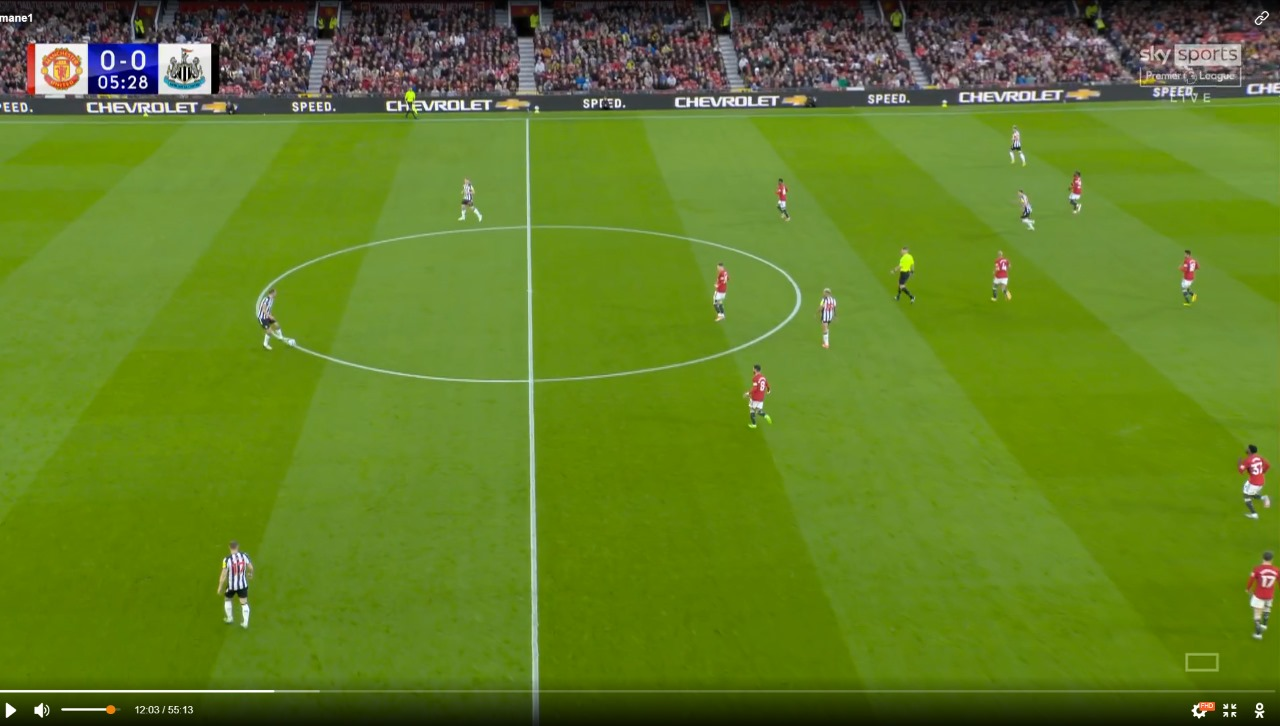
#> input picture inference/test.jpeg, 1280 x 726 px
$ python -i image_process.py   (imports and definitions only)
#> lines starting #> are read from the running program, lines starting #| are printed output that depends on the picture; after the words box and inside, x2 and y2 are one past the last pixel; in counts of white or black regions, pixels touching at a corner belong together
#> further down, picture is the input picture: shape (726, 1280, 3); mean B, G, R 36.1, 126.6, 98.3
import cv2
import numpy as np

# [8 lines left out: function apply_binary_mask, not called in this run]


def remove_green_pixels(img):
    lower_green = np.array([30, 40, 40])
    upper_green = np.array([60, 255, 255])
    hsv = cv2.cvtColor(img, cv2.COLOR_BGR2HSV)
#> hsv: shape (726, 1280, 3); mean H, S, V 51.5, 183.6, 129.1
    mask = cv2.inRange(hsv, lower_green, upper_green)
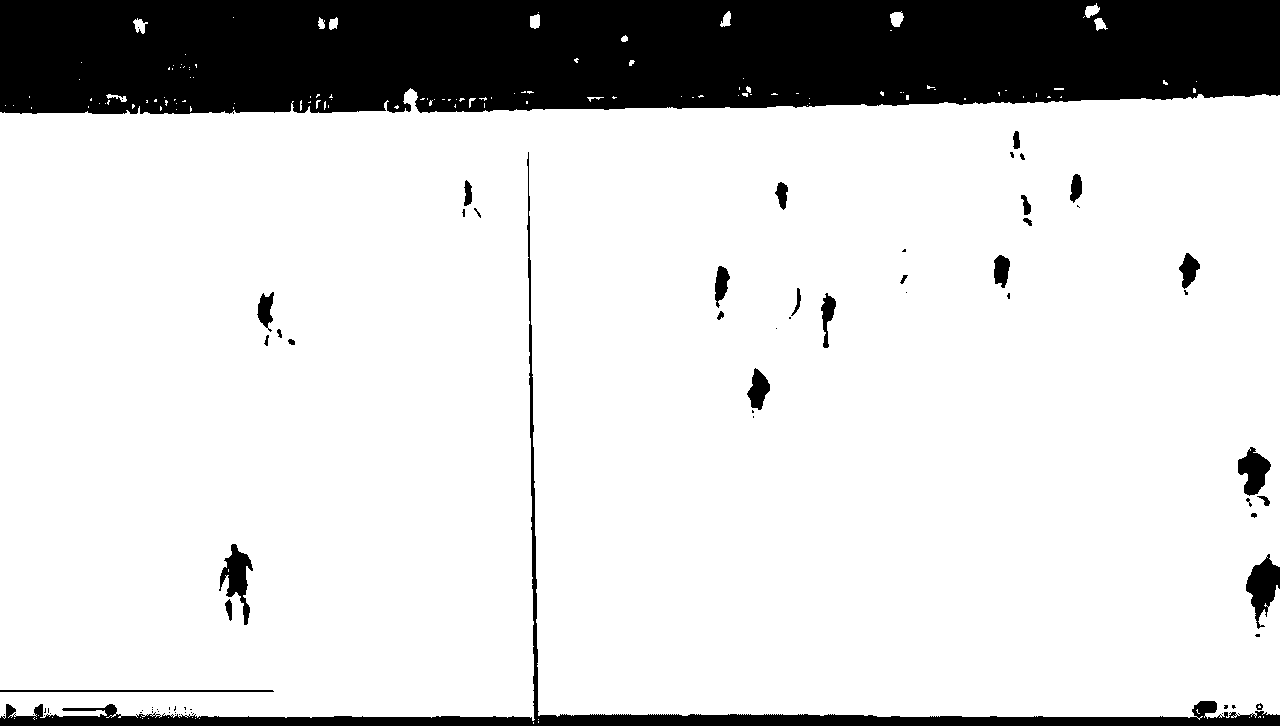
#> mask: shape (726, 1280); 82.9% white; 72 black regions (41 under 20 px), largest, box (x1, y1, x2, y2) and area: (0, 0, 1280, 114) 135489, (0, 152, 1280, 726) 15070, (1246, 554, 1280, 629) 1320
    mask = cv2.bitwise_not(mask, mask)
    res = cv2.bitwise_and(img, img, mask=mask)
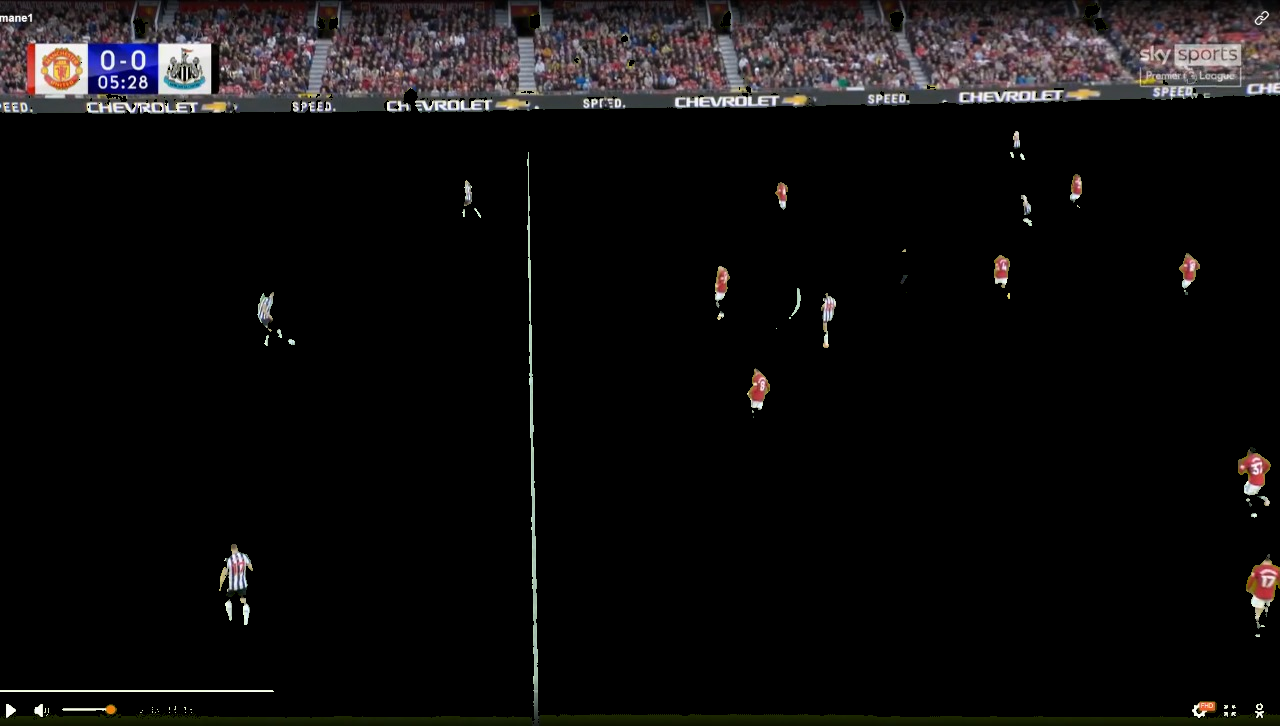
#> res: shape (726, 1280, 3); mean B, G, R 13.7, 13.4, 14.9
    return res


def remove_black_pixels(img):
    color_mask = np.any(img != [0, 0, 0], axis=-1)
    return img[color_mask]


def bgr_to_hsv_color(img):
    return np.array([bgr_to_hsv(b, g, r) for b, g, r in img])


# [24 lines left out: functions bgr_to_hsv, hsv_to_bgr, bgr_to_spherical, spherical_to_bgr, not called in this run]


def bgr_to_hex(bgr):
    return '#%02x%02x%02x' % (int(bgr[2]), int(bgr[1]), int(bgr[0]))


def hsv_to_hex(hsv):
    bgr = hsv_to_bgr(hsv[0], hsv[1], hsv[2])
    return '#%02x%02x%02x' % (int(bgr[2]), int(bgr[1]), int(bgr[0]))


# [32 lines left out: functions get_hue_histogram, get_bgr_histogram, get_hsv_histogram, not called in this run]

>>> import cv2
>>> picture = cv2.imread('../test.jpeg')
>>> result = remove_green_pixels(picture)
